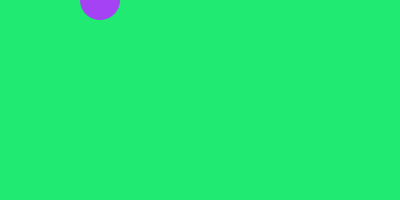
Frame 1 (no input)
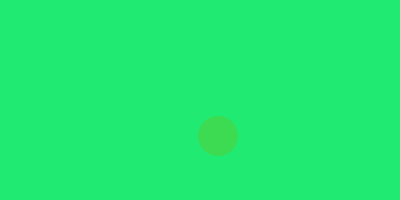
Frame 60 (the mouse pressed at the canvas centre just before this capture)
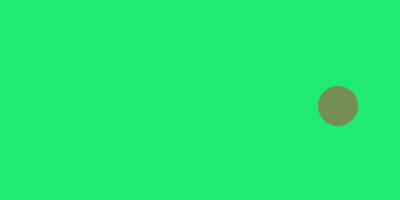
Frame 120 (the mouse held since frame 60 and released just before this capture)

The Processing sketch that drew these frames (run headless with seeded random() and noise(); from frame 60 on, the mouse is pressed at the canvas centre):

// Processing sketch: processing_81750
// ── processing_81750.pde

// Starting position
float circle_x = 100;
float circle_y = 0;

float r=random(256);
float g=random(256);
float b=random(256);

// Moving step
float move_x = 2;
float move_y = -2;

void setup() {
  size(400, 200);
}

void draw() {
  background(#21EA73);
  smooth();
  fill(r,g,b);
  noStroke();
  ellipse(circle_x, circle_y, 40, 40);
  circle_x = circle_x + move_x;
  circle_y = circle_y + move_y;

  if (circle_x > width-20) {
    circle_x = width-20; // Keep it inside
    move_x = -move_x; // Move it backward
    r=random(256);
    g=random(256);
    b=random(256);
    println("Too far right");
  } 

  if (circle_y > height-20) {
    circle_y = height-20; // Keep it inside
    move_y = -move_y; // Move it backward
    r=random(256);
    g=random(256);
    b=random(256);
    println("Too far bottom");
  }

  if (circle_x < 20) {
    circle_x = 20; // Keep it inside
    move_x = -move_x; // Move it forward
    r=random(256);
    g=random(256);
    b=random(256);
    println("Too far left");
  }

  if (circle_y < 20) {
    circle_y = 20; // Keep it inside
    move_y = -move_y; // Move it forward
    r=random(256);
    g=random(256);
    b=random(256);
    println("Too far top");
  }
}
